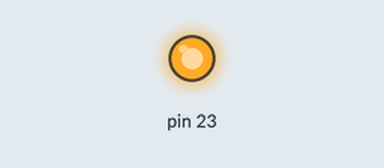
Simulated run of this sketch. Board: Arduino Uno, built with avr-gcc and run on an emulated ATmega328P. Parts: output pins drawn as LEDs (lit = HIGH).

Above: at 0.2 s.
At 2.51 s:
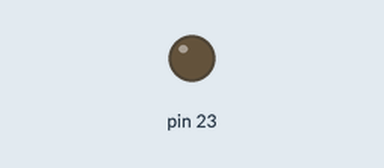
Timing chart, 0 to 3.0 s (numbered marks = the images above):
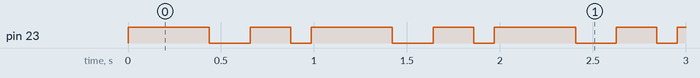

The sketch:

ANSI-C_Blink.ino
```cpp
void setup() {
  unsigned char *portDDRB;
  portDDRB = (unsigned char *) 0x24;
  *portDDRB |= 0x80; // setting to output
}

// the loop function runs over and over again forever
void loop() {
  unsigned char *portB;
  portB = (unsigned char *) 0x25;
  *portB |= 0x80; // 10000000
  myDelay(200);
  *portB &= 0x7F; // 01111111
  myDelay(100);
  *portB |= 0x80; // 10000000
  myDelay(100);
  *portB &= 0x7F; // 01111111
  myDelay(50);

}

void myDelay(unsigned long mSecondsApx) {
  volatile unsigned long i;
  unsigned long endTime = 1000*mSecondsApx;
  for (i = 0; i < endTime; i++);
}
```

Measured:
- by itself, pin 23: repeats every 0.98 s: LOW 0.22 s, HIGH 0.22 s, LOW 0.11 s, HIGH 0.44 s
- by itself, everything shown: repeats every 0.98 s, in 4 steps
